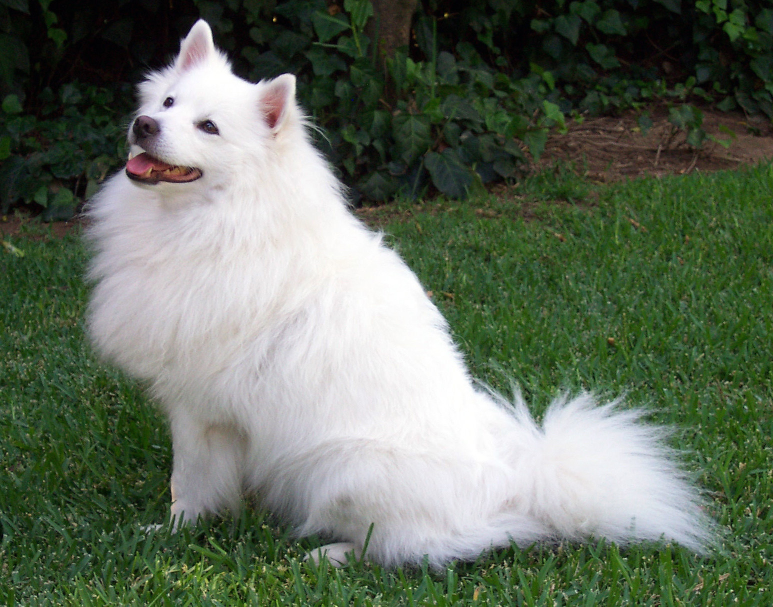
#> input picture Beta_AISoC_Firmware/Beta_AISoC_Firmware/models/squeezenet1_1_imagenet/test_images/dog.jpg, 1546 x 1213 px (shown at 1/2 size)
$ python -i preprocessing.py   (imports and definitions only)
#> lines starting #> are read from the running program, lines starting #| are printed output that depends on the picture
"""
Module for image preprocessing
"""
import cv2
import numpy as np
from decimal import Decimal, ROUND_HALF_UP, getcontext
from typing import Tuple


class ImagePreprocessor:
    """Handle image preprocessing from capture frames to quantized model input."""

    MEAN_NUM = np.array([4465, 4822, 4914], dtype=np.int64)
    STD_NUM = np.array([2010, 1994, 2023], dtype=np.int64)
    STATS_DEN = 10000
    PIXEL_DEN = 255
    MAX_FIXED_SHIFT = 63
    INT32_MIN = -(1 << 31)
    INT32_MAX = (1 << 31) - 1

    def __init__(self, target_width: int = 32, target_height: int = 32,
                 target_channels: int = 3, input_scale: float = 1.0,
                 input_zero_point: int = 0, input_dtype=np.int8,
                 frame_color_order: str = "BGR", model_color_order: str = "BGR",
                 resize_mode: str = "pad_max_pool", mean=None, std=None):
        """
        Initialize preprocessor

        Args:
            target_width: Target image width
            target_height: Target image height
            target_channels: Target number of channels
            input_scale: Quantization input scale from the TFLite model
            input_zero_point: Quantization input zero-point from the TFLite model
            input_dtype: Quantized input dtype, usually np.int8 or np.uint8
            frame_color_order: Color order of input frame, "BGR" for OpenCV frames
            model_color_order: Color order used during model training/preprocessing
            resize_mode: "pad_max_pool", "pad_avg_pool", "avg_pool", "resize",
                "resize_bilinear", "resize_bicubic", "crop_resize",
                "crop_avg_pool", or "crop_max_pool"
            mean: Per-channel normalized mean used before inference
            std: Per-channel normalized std used before inference
        """
        self.target_width = target_width
        self.target_height = target_height
        self.target_channels = target_channels
        self.resize_mode = resize_mode
        self.input_scale = float(input_scale)
        self.input_zero_point = int(input_zero_point)
        self.input_dtype = np.dtype(input_dtype)
        self.frame_color_order = frame_color_order.upper()
        self.model_color_order = model_color_order.upper()
        self.channel_layout = "NHWC"
        self.preprocess_shift = 0
        self.fixed_preprocess_params = False
        self.fixed_preprocess_source = ""
        default_mean = self.MEAN_NUM.astype(np.float64) / float(self.STATS_DEN)
        default_std = self.STD_NUM.astype(np.float64) / float(self.STATS_DEN)
        self.mean = np.array(mean if mean is not None else default_mean, dtype=np.float64)
        self.std = np.array(std if std is not None else default_std, dtype=np.float64)
        self._validate_resize_mode()
        self._update_integer_quantization_params()

    def preprocess(self, frame: np.ndarray) -> np.ndarray:
        """
        Preprocess an image to a quantized NCHW/NHWC-ready tensor.

        Steps:
        1. Ensure the configured channel count
        2. Resize according to resize_mode
        3. Convert OpenCV BGR frames to RGB when needed
        4. Standardize with training mean/std
        5. Quantize to the model input dtype

        Args:
            frame: Input frame (BGR from OpenCV)

        Returns:
            Preprocessed image tensor ready for model
        """
        frame = self._ensure_target_channels(frame)
        resized = self._resize_frame(frame)

        if (self.target_channels == 3
                and self.frame_color_order != self.model_color_order):
            resized = resized[:, :, ::-1]

        if np.issubdtype(self.input_dtype, np.floating):
            processed = self._standardize_float(resized)
        else:
            processed = self._quantize_pixels_integer(resized)

        # Add batch dimension for model input.
        batch = np.expand_dims(processed, axis=0)

        return batch

    # [117 lines left out: functions configure_quantization, configure_fixed_integer_preprocessing, configure_model_input, preprocess_batch, get_preprocessing_info, not called in this run]

    def _ensure_target_channels(self, frame: np.ndarray) -> np.ndarray:
        """Convert grayscale/BGR/BGRA frames to the configured channel count."""
        if frame is None:
            raise ValueError("frame must not be None")

        if self.target_channels == 1:
            if len(frame.shape) == 2:
                return frame[:, :, np.newaxis]
            if frame.shape[2] == 1:
                return frame
            if self.frame_color_order == "RGB":
                gray = cv2.cvtColor(frame[:, :, :3], cv2.COLOR_RGB2GRAY)
            else:
                gray = cv2.cvtColor(frame[:, :, :3], cv2.COLOR_BGR2GRAY)
            return gray[:, :, np.newaxis]

        if len(frame.shape) == 2:
            return cv2.cvtColor(frame, cv2.COLOR_GRAY2BGR)

        if frame.shape[2] == self.target_channels:
            return frame

        if frame.shape[2] == 4:
            return frame[:, :, :3]

        raise ValueError(f"Unsupported frame shape: {frame.shape}")

    # [4 lines left out: function set_resize_mode, not called in this run]

    def _validate_resize_mode(self):
        valid_modes = {
            "pad_max_pool",
            "pad_max_pool_hw",
            "pad_avg_pool",
            "avg_pool",
            "resize",
            "resize_bilinear",
            "resize_bicubic",
            "crop_resize",
            "crop_avg_pool",
            "crop_max_pool",
        }
        if self.resize_mode not in valid_modes:
            raise ValueError(
                "resize_mode must be one of: " + ", ".join(sorted(valid_modes))
            )

    def _resize_frame(self, frame: np.ndarray) -> np.ndarray:
        if self.resize_mode == "pad_max_pool_hw":
            return self._resize_hardware_pad_max_pool(frame)

        if self.resize_mode in {"pad_max_pool", "pad_avg_pool"}:
            return self._resize_with_padding_and_pool(frame)

        if self.resize_mode == "avg_pool":
            return self._adaptive_pool_2d(
                frame,
                output_size=(self.target_height, self.target_width)
            )

        if self.resize_mode in {"crop_max_pool", "crop_avg_pool"}:
            cropped = self._center_crop_to_target_aspect_ratio(frame)
            return self._adaptive_pool_2d(
                cropped,
                output_size=(self.target_height, self.target_width)
            )

        if self.resize_mode == "crop_resize":
            frame = self._center_crop_to_target_aspect_ratio(frame)

        interpolation = {
            "resize": cv2.INTER_AREA,
            "crop_resize": cv2.INTER_AREA,
            "resize_bilinear": cv2.INTER_LINEAR,
            "resize_bicubic": cv2.INTER_CUBIC,
        }[self.resize_mode]

        return cv2.resize(
            frame,
            (self.target_width, self.target_height),
            interpolation=interpolation
        )

    # [89 lines left out: functions _resize_hardware_pad_max_pool, _rgb565_expand_preserving_order, not called in this run]

    def _resize_with_padding_and_pool(self, frame: np.ndarray) -> np.ndarray:
        """Pad to the target aspect ratio, then downsample with adaptive pooling."""
        padded = self._pad_to_target_aspect_ratio(frame)
        return self._adaptive_pool_2d(
            padded,
            output_size=(self.target_height, self.target_width)
        )

    def _pad_to_target_aspect_ratio(self, frame: np.ndarray) -> np.ndarray:
        height, width = frame.shape[:2]
#> height = 1213; width = 1546
        target_ratio = self.target_width / self.target_height
        current_ratio = width / height
#> current_ratio = 1.27

        if np.isclose(current_ratio, target_ratio):
            return frame

        if current_ratio > target_ratio:
            new_height = int(np.ceil(width / target_ratio))
#> new_height = 1546
            pad_total = new_height - height
#> pad_total = 333
            pad_top = pad_total // 2
#> pad_top = 166
            pad_bottom = pad_total - pad_top
#> pad_bottom = 167
            padding = ((pad_top, pad_bottom), (0, 0), (0, 0))
#> padding = ((166, 167), (0, 0), (0, 0))
        else:
            new_width = int(np.ceil(height * target_ratio))
            pad_total = new_width - width
            pad_left = pad_total // 2
            pad_right = pad_total - pad_left
            padding = ((0, 0), (pad_left, pad_right), (0, 0))

        return np.pad(frame, padding, mode="constant", constant_values=0)
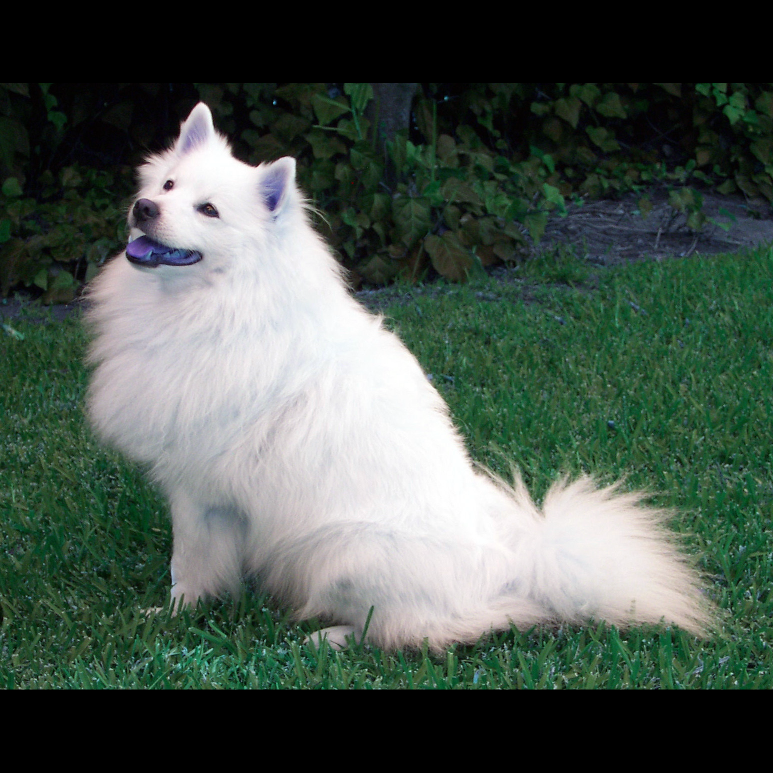
#> returned value: shape (1546, 1546, 3) (shown at 1/2 size); mean of channels 0, 1, 2 77.7, 86.3, 73.6; drawn as B, G, R

    # [16 lines left out: function _center_crop_to_target_aspect_ratio, not called in this run]

    def _adaptive_pool_2d(self, image: np.ndarray,
                          output_size: Tuple[int, int]) -> np.ndarray:
#> called with output_size = (32, 32)
        out_height, out_width = output_size
        in_height, in_width = image.shape[:2]
#> in_height = 1546; in_width = 1546
        pooled = np.empty((out_height, out_width, image.shape[2]), dtype=image.dtype)

        for out_y in range(out_height):
            y0 = int(np.floor(out_y * in_height / out_height))
            y1 = int(np.ceil((out_y + 1) * in_height / out_height))
            for out_x in range(out_width):
                x0 = int(np.floor(out_x * in_width / out_width))
                x1 = int(np.ceil((out_x + 1) * in_width / out_width))
                window = image[y0:y1, x0:x1]
                if self.resize_mode in {"pad_avg_pool", "crop_avg_pool", "avg_pool"}:
                    pooled[out_y, out_x] = np.round(window.mean(axis=(0, 1)))
                else:
                    pooled[out_y, out_x] = window.max(axis=(0, 1))
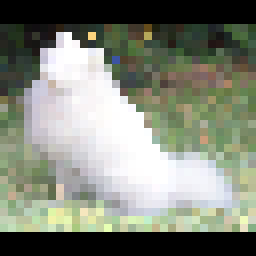
#> pooled: shape (32, 32, 3) (shown 8 times larger); mean R, G, B 129.5, 134.4, 121.2

        return pooled

    # [18 lines left out: function _quantize, not called in this run]

    def _update_integer_quantization_params(self):
        """Build fixed-point multipliers for integer-only input preprocessing."""
        if np.issubdtype(self.input_dtype, np.floating):
            self.fixed_preprocess_params = False
            self.fixed_preprocess_source = ""
            self.preprocess_mult = np.array([], dtype=np.int32)
            self.preprocess_offset = np.array([], dtype=np.int32)
            self.preprocess_shift = 0
            return
        if self.fixed_preprocess_params:
            return

        getcontext().prec = 48
        scale = Decimal(str(self.input_scale))
        if scale <= 0:
            raise ValueError("input_scale must be greater than 0")

        input_zp = Decimal(self.input_zero_point)

        for shift in range(self.MAX_FIXED_SHIFT, -1, -1):
            shift_factor = Decimal(1 << shift)
            mults = []
            offsets = []

            if self.target_channels == 1:
                # q = round(pixel / 255 / input_scale + input_zp)
                mult = self._decimal_to_int(
                    shift_factor / (Decimal(self.PIXEL_DEN) * scale)
                )
                offset = self._decimal_to_int(input_zp * shift_factor)
                mults.append(mult)
                offsets.append(offset)
            else:
                for mean_value, std_value in zip(self.mean, self.std):
                    mean = Decimal(str(float(mean_value)))
                    std = Decimal(str(float(std_value)))

                    # q = round(((pixel / 255 - mean) / std) / scale + input_zp)
                    pixel_mult = shift_factor / (Decimal(self.PIXEL_DEN) * std * scale)
                    offset = (input_zp - (mean / (std * scale))) * shift_factor

                    mults.append(self._decimal_to_int(pixel_mult))
                    offsets.append(self._decimal_to_int(offset))

            if all(self.INT32_MIN <= value <= self.INT32_MAX for value in mults + offsets):
                self.preprocess_mult = np.array(mults, dtype=np.int32)
                self.preprocess_offset = np.array(offsets, dtype=np.int32)
                self.preprocess_shift = shift
                return

        raise ValueError("Could not fit preprocessing multiplier/offset into int32")

    @staticmethod
    def _decimal_to_int(value: Decimal) -> int:
        if value >= 0:
            return int(value.to_integral_value(rounding=ROUND_HALF_UP))
        return -int((-value).to_integral_value(rounding=ROUND_HALF_UP))

    # [10 lines left out: function _standardize_float, not called in this run]

    def _quantize_pixels_integer(self, image: np.ndarray) -> np.ndarray:
        pixels = image.astype(np.int64)
        raw = pixels * self.preprocess_mult + self.preprocess_offset
        quantized = self._round_shift(raw, self.preprocess_shift)

        if self.input_dtype == np.dtype(np.int8):
            quantized = np.clip(quantized, -128, 127)
        elif self.input_dtype == np.dtype(np.uint8):
            quantized = np.clip(quantized, 0, 255)
        elif np.issubdtype(self.input_dtype, np.integer):
            limits = np.iinfo(self.input_dtype)
            quantized = np.clip(quantized, limits.min, limits.max)
        else:
            return quantized.astype(np.float32)

        return quantized.astype(self.input_dtype)

    @staticmethod
    def _round_shift(value: np.ndarray, shift: int) -> np.ndarray:
#> called with shift = 29
        if shift <= 0:
            return value << (-shift)

        rounding = np.int64(1 << (shift - 1))
        positive = (value + rounding) >> shift
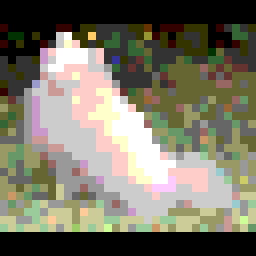
#> positive: shape (32, 32, 3) int64 (shown 8 times larger); mean R, G, B 0.365, 0.3, -0.0117; drawn with min black and max white
        negative = -(((-value) + rounding) >> shift)
        return np.where(value >= 0, positive, negative)

>>> import cv2
>>> picture = cv2.cvtColor(cv2.imread('../../Beta_AISoC_Firmware/models/squeezenet1_1_imagenet/test_images/dog.jpg'), cv2.COLOR_BGR2RGB)
>>> result = ImagePreprocessor().preprocess(picture)
#> in _quantize_pixels_integer, `return quantized.astype(self.input_dtype)`:
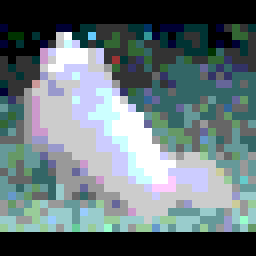
#> returned value: shape (32, 32, 3) int8 (shown 8 times larger); mean of channels 0, 1, 2 0.365, 0.3, -0.0117; drawn with min black and max white
